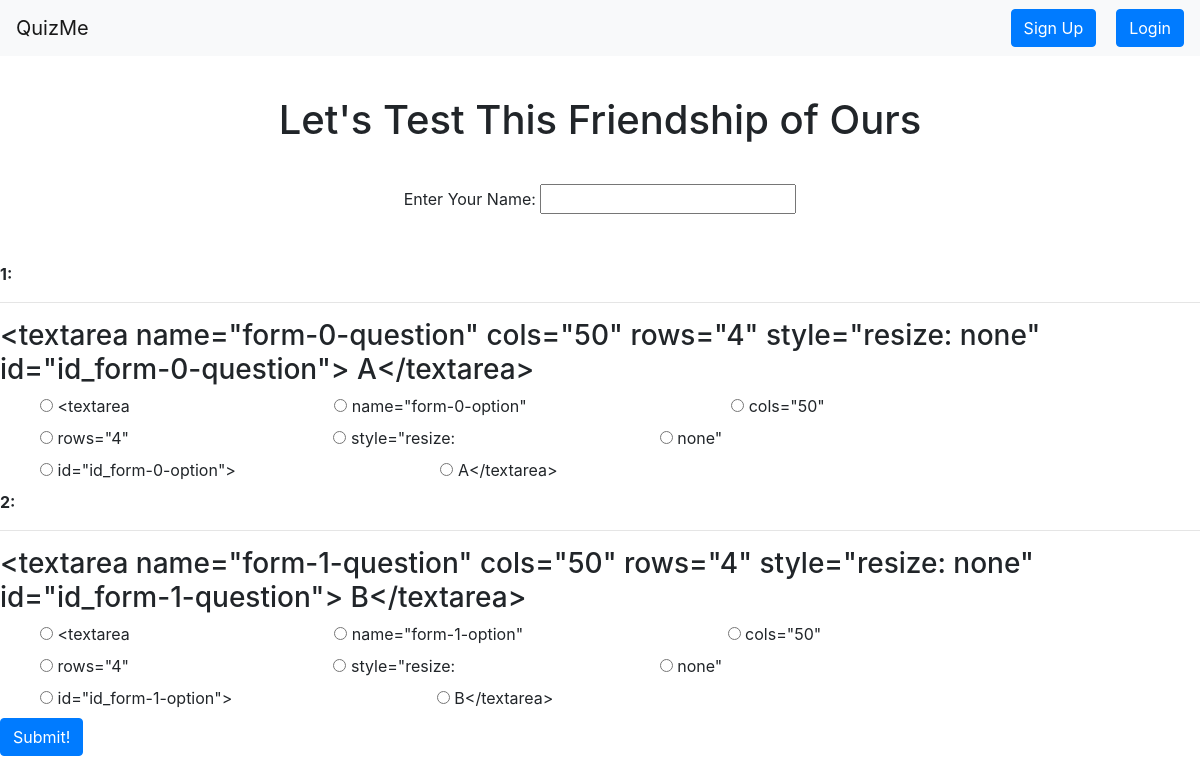
The app's page /takequiz/ABCD-EFGH-IZPL with its own data.
### Quiz/models.py (models this page shows, shortened)
class CreateQuiz(models.Model):
    key= models.CharField(max_length=16,blank=False)
    title = models.CharField(max_length=100, blank=False)
    question= models.TextField(blank=False)
    option=models.TextField(blank=False)
    answer=models.CharField(max_length=100, blank=False)
    creation_date = models.DateTimeField(auto_now_add=True)
    User=models.ForeignKey(User,on_delete=models.CASCADE)
    def options(self):
        cleaned_option = self.option.strip()
        options_list = []
        options_list_candidate = re.split('[,\s]', cleaned_option)
        options_list = [option for option in options_list_candidate if option]
        return options_list

### Quiz/views.py (the view, shortened to what this page needs)
# urls.py: path('takequiz/<slug:key>', views.takequiz, name='takequiz'),
def takequiz(request, key):
    quizzes = get_list_or_404(CreateQuiz, key = key)
    if request.method == 'GET':
        return render(request, 'Quiz/takequiz.html', {'quizzes': quizzes})

### Quiz/templates/Quiz/takequiz.html (shortened to what this page needs)
{% extends 'Quiz/base.html' %}
{% block content %}
<h1 class="congrats">Let's Test This Friendship of Ours</h1>
<form method="POST">
    <div class="QuizTaker">
        <label for="QuizTakerName">
        Enter Your Name:
        <input type="text" id="QuizName" name="QuizTakerName" required>
    </label>
    </div>
    {% for quiz in quizzes %}
    <div class="takequizform">
        <b>{{ forloop.counter }}:</b>
        <hr>
        <h3 class="quizquestion">{{ quiz.question}}</h3>
        <div class="options">
            {% for option in quiz.options %}
            <label for="{{ option }}" class="optionsmain">
            <input type="radio" id="{{ quiz.question }}" name="{{ quiz.question }}" value="{{ option }}">
            {{ option }}</label>
            {% endfor %}
        </div>
    </div>
    {% endfor %}
    <button type="submit" class="btn btn-primary signupsubmit">Submit!</button>
</form>
{% endblock %}

### Quiz/templates/Quiz/base.html (shortened to what this page needs)
{% load static %}
<!DOCTYPE html>
<html lang="en">
    <head>
        <link rel="stylesheet" href="{% static 'Quiz/reset.css' %}" type="text/css">
        <link rel="stylesheet" href="https://stackpath.bootstrapcdn.com/bootstrap/4.5.0/css/bootstrap.min.css"
>
        <link rel="stylesheet" href="{% static 'Quiz/style.css' %}" type="text/css">
    </head>
    <body>
        <nav class="navbar navbar-expand-lg navbar-light bg-light">
            <a class="navbar-brand" href="{% url 'home' %}">QuizMe</a>
            <div class="collapse navbar-collapse" id="navbarSupportedContent">
                <ul class="navbar-nav mr-auto">
                    {% if user.is_authenticated %}
                    <li class="nav-item active">
                        <a class="nav-link" href="#">@{{ user.username }}<span class="sr-only">(current)</span></a>
                    </li>
                    <li class="nav-item">
                        <form action="{% url 'logout' %}" method="POST">
                            {% csrf_token %}
                            <button type="submit" class="btn btn-primary signupsubmit">Logout</button>
                        </form>
                    </li>
                    {% else %}
                    <li class="nav-item">
                        <form action="{% url 'signup' %}">
                            <button type="submit" class="btn btn-primary signupsubmit">Sign Up</button>
                        </form>
                    </li>
                    <li class="nav-item">
                        <form action="{% url 'login' %}">
                            <button type="submit" class="btn btn-primary signupsubmit">Login</button>
                        </form>
                    </li>
                    {% endif %}
                </ul>
            </div>
        </nav>
        {% block content %}{% endblock %}
    </body>
</html>

### Quiz/static/Quiz/style.css (style rules this page uses)
.key, .congrats { margin: 40px auto; width: 60%; text-align:center; }
.navbar { display: grid; grid-template-columns: 1fr 1fr; }
.navbar-brand { justify-self: start; grid-column: 1/ span 1; }
.nav-item { margin-left: 20px; }
#navbarSupportedContent { justify-self: end; grid-column: 2/span 1; }
.options { display: inline-block; margin-left: 40px; ; }
.optionsmain { margin-right: 200px; }
.QuizTaker { text-align: center; margin:40px auto; width: 50%; }

### records on screen
CreateQuiz: question "<textarea name=\"form-0-question\" cols=\"50\" rows=\"4\" style=\"resize: none\" id=\"id_form-0-question\"> A</textarea>", options "<textarea" "name=\"form-0-option\"" "cols=\"50\"" "rows=\"4\"" "style=\"resize:" "none\"" "id=\"id_form-0-option\">" "A</textarea>"
CreateQuiz: question "<textarea name=\"form-1-question\" cols=\"50\" rows=\"4\" style=\"resize: none\" id=\"id_form-1-question\"> B</textarea>", options "<textarea" "name=\"form-1-option\"" "cols=\"50\"" "rows=\"4\"" "style=\"resize:" "none\"" "id=\"id_form-1-option\">" "B</textarea>"
